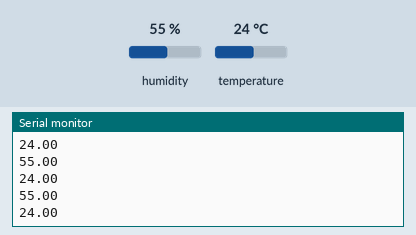
Recording of a sketch running on a simulated ESP32. Parts: the last lines printed to the serial monitor. Inputs (shaded band) come from the test bench; at power-on: humidity 55 %, temperature 24 °C.

Above: at 3.6 s.
3.7 s: humidity set to 22 %
At 5.5 s:
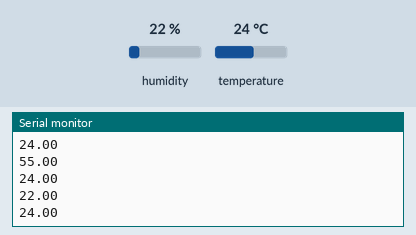
6.6 s: temperature set to 12 °C
At 7.7 s:
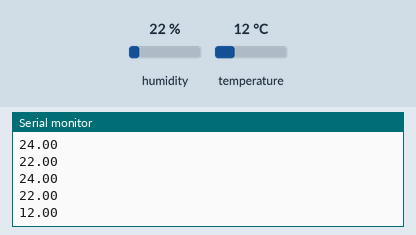
9.5 s: humidity set to 40 %
At 11.2 s:
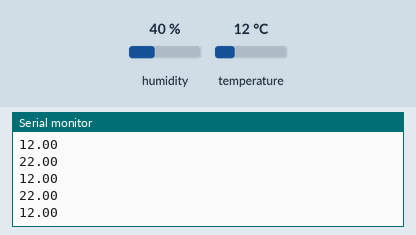
Timing chart, 0 to 12.7 s (numbered marks = the images above; inputs shaded):
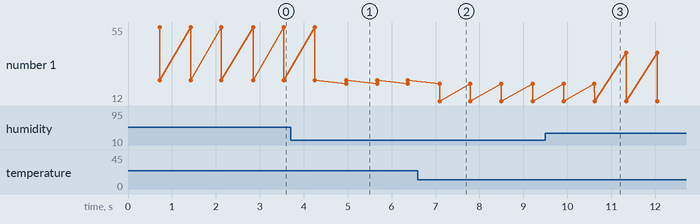

Measured:
- after the input at 3.7 s, the serial monitor: prints a new line after 1.3 s (image 1)
- after the input at 6.6 s, the serial monitor: prints a new line after 0.49 s (image 2)
- plotted number 1: 24 → 12 after the input at 6.6 s

The sketch:

GraficarAduino-CSharp.ino
```cpp
#include <DHT.h>

#define DHTPIN 4       // Pin D4 del ESP32
#define DHTTYPE DHT11  // Tipo de sensor DHT11

DHT dht(DHTPIN, DHTTYPE);  // Inicializar el sensor

void setup() {
  Serial.begin(9600);  // Iniciar la comunicación serial
  dht.begin();         // Iniciar el sensor
}

void loop() {
  delay(700);
  float h = dht.readHumidity();             // Leer la humedad relativa
  float t = dht.readTemperature();          // Leer la temperatura en grados Celsius
  Serial.println(h);  // Enviar la etiqueta "Humedad: "
  Serial.println(t);  // Enviar la etiqueta "Temperatura: "
}
```
